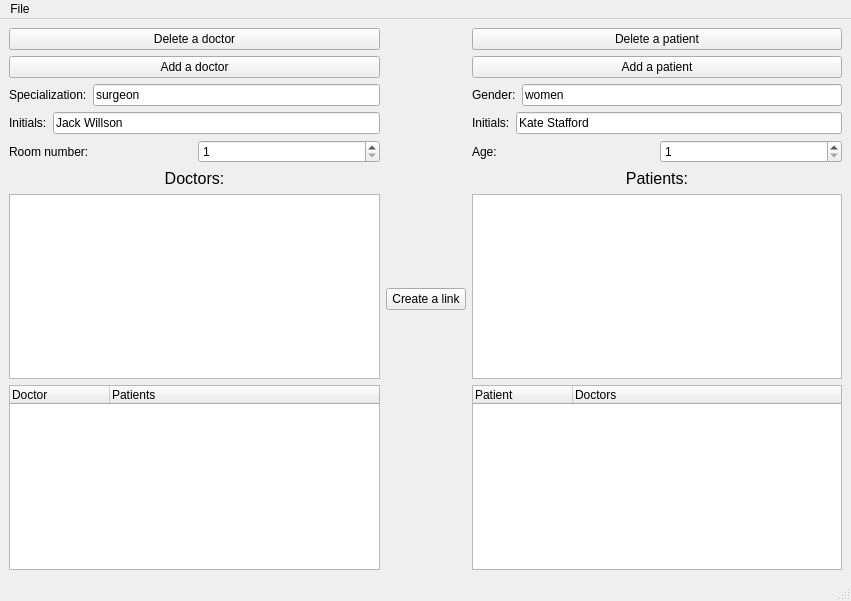
<?xml version="1.0" encoding="UTF-8"?>
<ui version="4.0">
 <class>MainWindow</class>
 <widget class="QMainWindow" name="MainWindow">
  <property name="geometry">
   <rect>
    <x>0</x>
    <y>0</y>
    <width>851</width>
    <height>601</height>
   </rect>
  </property>
  <property name="windowTitle">
   <string>Lab6</string>
  </property>
  <widget class="QWidget" name="centralwidget">
   <layout class="QHBoxLayout" name="horizontalLayout_7">
    <item>
     <layout class="QVBoxLayout" name="verticalLayout_5">
      <item>
       <layout class="QVBoxLayout" name="verticalLayout_3">
        <item>
         <widget class="QPushButton" name="pushButtonDeleteDoctor">
          <property name="text">
           <string>Delete a doctor</string>
          </property>
         </widget>
        </item>
        <item>
         <widget class="QPushButton" name="pushButtonAddDoctor">
          <property name="text">
           <string>Add a doctor</string>
          </property>
         </widget>
        </item>
        <item>
         <layout class="QVBoxLayout" name="verticalLayout">
          <item>
           <layout class="QHBoxLayout" name="horizontalLayout">
            <item>
             <widget class="QLabel" name="label">
              <property name="text">
               <string>Specialization:</string>
              </property>
             </widget>
            </item>
            <item>
             <widget class="QLineEdit" name="lineEditSpecialization">
              <property name="text">
               <string>surgeon</string>
              </property>
             </widget>
            </item>
           </layout>
          </item>
          <item>
           <layout class="QHBoxLayout" name="horizontalLayout_2">
            <item>
             <widget class="QLabel" name="label_2">
              <property name="text">
               <string>Initials:</string>
              </property>
             </widget>
            </item>
            <item>
             <widget class="QLineEdit" name="lineEditInitialsDoctor">
              <property name="text">
               <string>Jack Willson</string>
              </property>
              <property name="alignment">
               <set>Qt::AlignLeading|Qt::AlignLeft|Qt::AlignVCenter</set>
              </property>
             </widget>
            </item>
           </layout>
          </item>
          <item>
           <layout class="QHBoxLayout" name="horizontalLayout_3">
            <item>
             <widget class="QLabel" name="label_3">
              <property name="text">
               <string>Room number:</string>
              </property>
             </widget>
            </item>
            <item>
             <widget class="QSpinBox" name="spinBoxRoomNumber">
              <property name="minimum">
               <number>1</number>
              </property>
              <property name="maximum">
               <number>1000</number>
              </property>
             </widget>
            </item>
           </layout>
          </item>
         </layout>
        </item>
        <item>
         <widget class="QLabel" name="label_8">
          <property name="font">
           <font>
            <pointsize>12</pointsize>
           </font>
          </property>
          <property name="text">
           <string>Doctors:</string>
          </property>
          <property name="alignment">
           <set>Qt::AlignCenter</set>
          </property>
         </widget>
        </item>
        <item>
         <widget class="QListView" name="listViewDoctors">
          <property name="selectionMode">
           <enum>QAbstractItemView::SingleSelection</enum>
          </property>
         </widget>
        </item>
        <item>
         <widget class="QTreeWidget" name="treeWidgetDoctors">
          <attribute name="headerVisible">
           <bool>true</bool>
          </attribute>
          <attribute name="headerDefaultSectionSize">
           <number>100</number>
          </attribute>
          <attribute name="headerStretchLastSection">
           <bool>true</bool>
          </attribute>
          <column>
           <property name="text">
            <string>Doctor</string>
           </property>
           <property name="textAlignment">
            <set>AlignLeading|AlignTop</set>
           </property>
          </column>
          <column>
           <property name="text">
            <string>Patients</string>
           </property>
          </column>
         </widget>
        </item>
       </layout>
      </item>
     </layout>
    </item>
    <item>
     <widget class="QPushButton" name="pushButtonCreateDoctorRelation">
      <property name="text">
       <string>Create a link</string>
      </property>
     </widget>
    </item>
    <item>
     <layout class="QVBoxLayout" name="verticalLayout_6">
      <item>
       <layout class="QVBoxLayout" name="verticalLayout_4">
        <item>
         <widget class="QPushButton" name="pushButtonDeletePatient">
          <property name="text">
           <string>Delete a patient</string>
          </property>
         </widget>
        </item>
        <item>
         <widget class="QPushButton" name="pushButtonAddPatient">
          <property name="text">
           <string>Add a patient</string>
          </property>
         </widget>
        </item>
        <item>
         <layout class="QVBoxLayout" name="verticalLayout_2">
          <item>
           <layout class="QHBoxLayout" name="horizontalLayout_4">
            <item>
             <widget class="QLabel" name="label_4">
              <property name="text">
               <string>Gender:</string>
              </property>
             </widget>
            </item>
            <item>
             <widget class="QLineEdit" name="lineEditGender">
              <property name="text">
               <string>women</string>
              </property>
             </widget>
            </item>
           </layout>
          </item>
          <item>
           <layout class="QHBoxLayout" name="horizontalLayout_5">
            <item>
             <widget class="QLabel" name="label_5">
              <property name="text">
               <string>Initials:</string>
              </property>
             </widget>
            </item>
            <item>
             <widget class="QLineEdit" name="lineEditInitialsPatient">
              <property name="text">
               <string>Kate Stafford</string>
              </property>
              <property name="alignment">
               <set>Qt::AlignLeading|Qt::AlignLeft|Qt::AlignVCenter</set>
              </property>
             </widget>
            </item>
           </layout>
          </item>
          <item>
           <layout class="QHBoxLayout" name="horizontalLayout_6">
            <item>
             <widget class="QLabel" name="label_6">
              <property name="text">
               <string>Age:</string>
              </property>
             </widget>
            </item>
            <item>
             <widget class="QSpinBox" name="spinBoxAge">
              <property name="minimum">
               <number>1</number>
              </property>
              <property name="maximum">
               <number>1000</number>
              </property>
             </widget>
            </item>
           </layout>
          </item>
         </layout>
        </item>
        <item>
         <widget class="QLabel" name="label_7">
          <property name="font">
           <font>
            <pointsize>12</pointsize>
           </font>
          </property>
          <property name="text">
           <string>Patients:</string>
          </property>
          <property name="alignment">
           <set>Qt::AlignCenter</set>
          </property>
         </widget>
        </item>
       </layout>
      </item>
      <item>
       <widget class="QListView" name="listViewPatients">
        <property name="selectionMode">
         <enum>QAbstractItemView::MultiSelection</enum>
        </property>
       </widget>
      </item>
      <item>
       <widget class="QTreeWidget" name="treeWidgetPatients">
        <attribute name="headerDefaultSectionSize">
         <number>100</number>
        </attribute>
        <column>
         <property name="text">
          <string notr="true">Patient</string>
         </property>
        </column>
        <column>
         <property name="text">
          <string>Doctors</string>
         </property>
        </column>
       </widget>
      </item>
     </layout>
    </item>
   </layout>
  </widget>
  <widget class="QMenuBar" name="menubar">
   <property name="geometry">
    <rect>
     <x>0</x>
     <y>0</y>
     <width>851</width>
     <height>21</height>
    </rect>
   </property>
   <widget class="QMenu" name="menuFile">
    <property name="title">
     <string>File</string>
    </property>
    <addaction name="actionSave"/>
    <addaction name="actionOpen"/>
   </widget>
   <addaction name="menuFile"/>
  </widget>
  <widget class="QStatusBar" name="statusbar"/>
  <action name="actionSave">
   <property name="text">
    <string>Save</string>
   </property>
  </action>
  <action name="actionOpen">
   <property name="text">
    <string>Open</string>
   </property>
  </action>
 </widget>
 <resources/>
 <connections/>
</ui>
